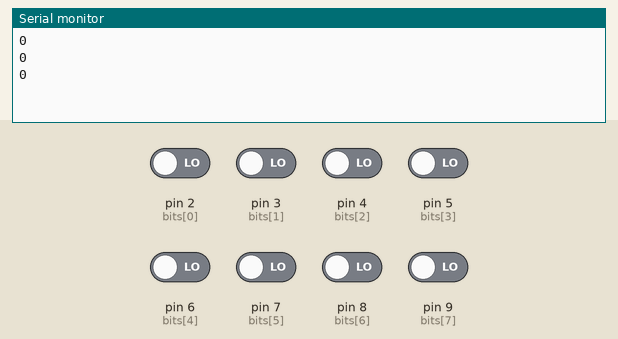
Recording of a sketch running on a simulated Arduino Uno, built with avr-gcc and run on an emulated ATmega328P. Shown: the last lines printed to the serial monitor. Inputs (shaded band) come from the test bench; at power-on: pin 2 (bits[0]), pin 3 (bits[1]), pin 4 (bits[2]), pin 5 (bits[3]), pin 6 (bits[4]), pin 7 (bits[5]), pin 8 (bits[6]), pin 9 (bits[7]) LOW.

Above: at 2.8 s.
2.9 s: pin 2 (bits[0]) driven HIGH
At 3.8 s:
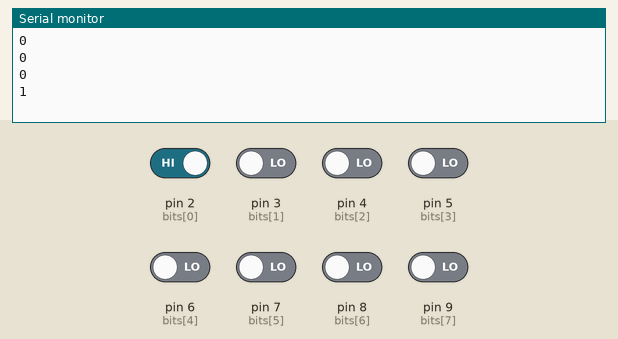
4.4 s: pin 3 (bits[1]) driven HIGH
At 5.5 s:
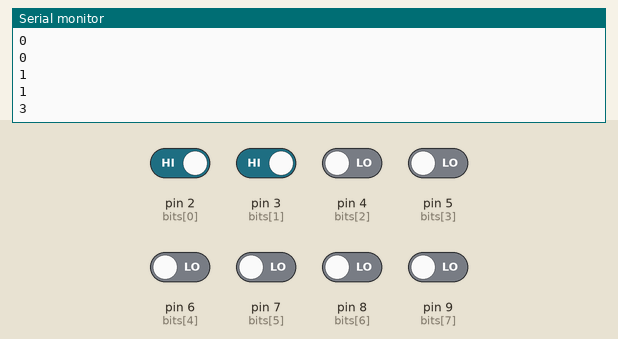
5.9 s: pin 4 (bits[2]) driven HIGH
At 6.8 s:
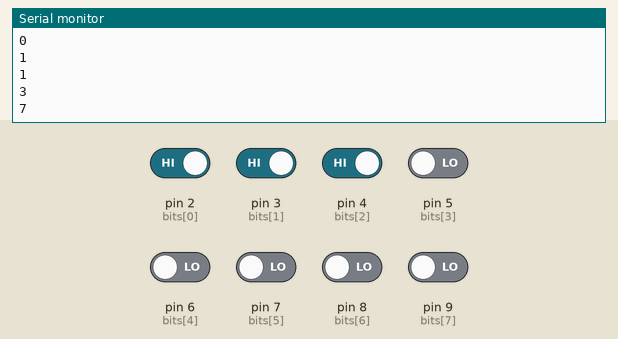
7.4 s: pin 5 (bits[3]) driven HIGH
At 8.7 s:
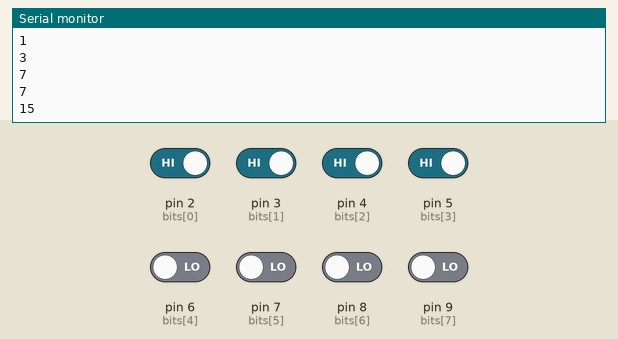
8.9 s: pin 6 (bits[4]) driven HIGH
At 9.8 s:
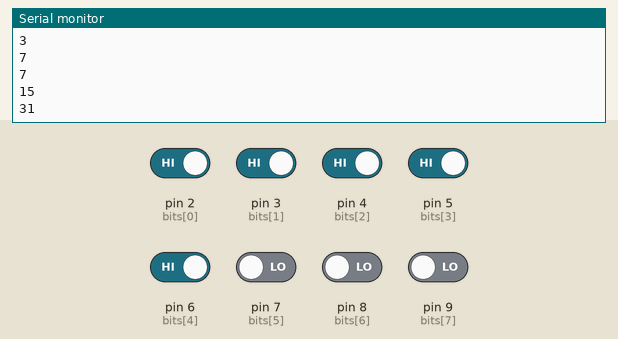
10.4 s: pin 7 (bits[5]) driven HIGH
At 11.3 s:
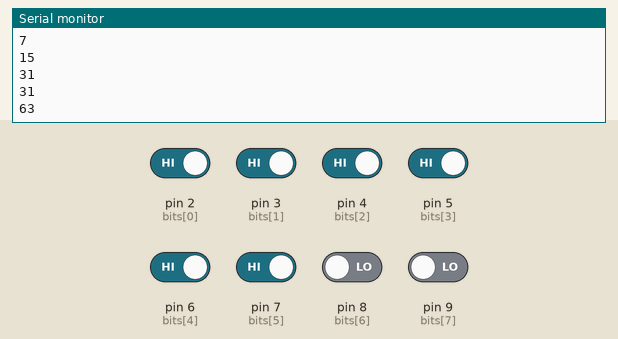
Timing chart, 0 to 12.9 s (numbered marks = the images above; inputs shaded):
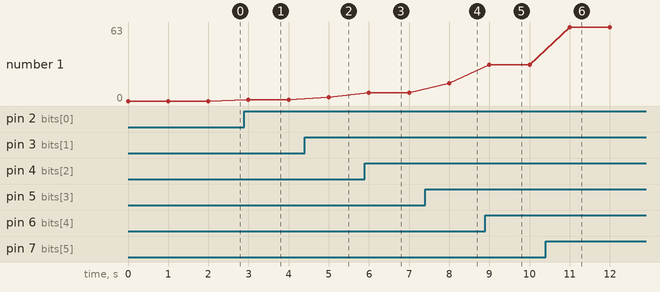

Measured:
- after the input at 2.9 s, the serial monitor: prints a new line after 0.10 s (image 1)
- after the input at 4.4 s, the serial monitor: prints a new line after 0.60 s (image 2)
- after the input at 5.9 s, the serial monitor: prints a new line after 0.10 s (image 3)
- after the input at 7.4 s, the serial monitor: prints a new line after 0.60 s (image 4)
- after the input at 8.9 s, the serial monitor: prints a new line after 0.10 s (image 5)
- after the input at 10.4 s, the serial monitor: prints a new line after 0.60 s (image 6)
- plotted number 1: 0 → 1 after the input at 2.9 s, 1 → 3 after the input at 4.4 s, 3 → 7 after the input at 5.9 s, 7 → 15 after the input at 7.4 s, 15 → 31 after the input at 8.9 s

The sketch:

temp.ino
```cpp
int bits[] = {2, 3, 4, 5, 6, 7, 8, 9};  // Pins para los bits

void setup() {
  // Configurar los pines como entrada
  for (int i = 0; i < 8; i++) {
    pinMode(bits[i], INPUT);
  }
  Serial.begin(9600);
}

void loop() {
  int valor8bits = 0;

  // Leer cada bit y agregarlo al valor de 8 bits
  for (int i = 0; i < 8; i++) {
    int valorBit = digitalRead(bits[i]);
    valor8bits |= valorBit << i;
  }

  // Enviar el valor a través del puerto serial
  Serial.println(valor8bits);

  delay(1000);  // Esperar 1 segundo antes de leer el siguiente valor
}
```
